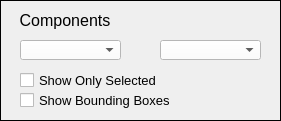
         <widget class="QFrame" name="frame">
          <property name="geometry">
           <rect>
            <x>70</x>
            <y>50</y>
            <width>281</width>
            <height>121</height>
           </rect>
          </property>
          <property name="frameShape">
           <enum>QFrame::Panel</enum>
          </property>
          <property name="frameShadow">
           <enum>QFrame::Plain</enum>
          </property>
          <property name="lineWidth">
           <number>1</number>
          </property>
          <widget class="QComboBox" name="ComponentTwo">
           <property name="geometry">
            <rect>
             <x>160</x>
             <y>40</y>
             <width>101</width>
             <height>20</height>
            </rect>
           </property>
           <property name="palette">
            <palette>
             <active>
              <colorrole role="WindowText">
               <brush brushstyle="SolidPattern">
                <color alpha="255">
                 <red>0</red>
                 <green>0</green>
                 <blue>0</blue>
                </color>
               </brush>
              </colorrole>
              <colorrole role="Button">
               <brush brushstyle="SolidPattern">
                <color alpha="255">
                 <red>255</red>
                 <green>255</green>
                 <blue>255</blue>
                </color>
               </brush>
              </colorrole>
              <colorrole role="Light">
               <brush brushstyle="SolidPattern">
                <color alpha="255">
                 <red>255</red>
                 <green>255</green>
                 <blue>255</blue>
                </color>
               </brush>
              </colorrole>
              <colorrole role="Midlight">
               <brush brushstyle="SolidPattern">
                <color alpha="255">
                 <red>255</red>
                 <green>255</green>
                 <blue>255</blue>
                </color>
               </brush>
              </colorrole>
              <colorrole role="Dark">
               <brush brushstyle="SolidPattern">
                <color alpha="255">
                 <red>127</red>
                 <green>127</green>
                 <blue>127</blue>
                </color>
               </brush>
              </colorrole>
              <colorrole role="Mid">
               <brush brushstyle="SolidPattern">
                <color alpha="255">
                 <red>170</red>
                 <green>170</green>
                 <blue>170</blue>
                </color>
               </brush>
              </colorrole>
              <colorrole role="Text">
               <brush brushstyle="SolidPattern">
                <color alpha="255">
                 <red>0</red>
                 <green>0</green>
                 <blue>0</blue>
                </color>
               </brush>
              </colorrole>
              <colorrole role="BrightText">
               <brush brushstyle="SolidPattern">
                <color alpha="255">
                 <red>255</red>
                 <green>255</green>
                 <blue>255</blue>
                </color>
               </brush>
              </colorrole>
              <colorrole role="ButtonText">
               <brush brushstyle="SolidPattern">
                <color alpha="255">
                 <red>0</red>
                 <green>0</green>
                 <blue>0</blue>
                </color>
               </brush>
              </colorrole>
              <colorrole role="Base">
               <brush brushstyle="SolidPattern">
                <color alpha="255">
                 <red>255</red>
                 <green>255</green>
                 <blue>255</blue>
                </color>
               </brush>
              </colorrole>
              <colorrole role="Window">
               <brush brushstyle="SolidPattern">
                <color alpha="255">
                 <red>255</red>
                 <green>255</green>
                 <blue>255</blue>
                </color>
               </brush>
              </colorrole>
              <colorrole role="Shadow">
               <brush brushstyle="SolidPattern">
                <color alpha="255">
                 <red>0</red>
                 <green>0</green>
                 <blue>0</blue>
                </color>
               </brush>
              </colorrole>
              <colorrole role="AlternateBase">
               <brush brushstyle="SolidPattern">
                <color alpha="255">
                 <red>255</red>
                 <green>255</green>
                 <blue>255</blue>
                </color>
               </brush>
              </colorrole>
              <colorrole role="ToolTipBase">
               <brush brushstyle="SolidPattern">
                <color alpha="255">
                 <red>255</red>
                 <green>255</green>
                 <blue>220</blue>
                </color>
               </brush>
              </colorrole>
              <colorrole role="ToolTipText">
               <brush brushstyle="SolidPattern">
                <color alpha="255">
                 <red>0</red>
                 <green>0</green>
                 <blue>0</blue>
                </color>
               </brush>
              </colorrole>
             </active>
             <inactive>
              <colorrole role="WindowText">
               <brush brushstyle="SolidPattern">
                <color alpha="255">
                 <red>0</red>
                 <green>0</green>
                 <blue>0</blue>
                </color>
               </brush>
              </colorrole>
              <colorrole role="Button">
               <brush brushstyle="SolidPattern">
                <color alpha="255">
                 <red>255</red>
                 <green>255</green>
                 <blue>255</blue>
                </color>
               </brush>
              </colorrole>
              <colorrole role="Light">
               <brush brushstyle="SolidPattern">
                <color alpha="255">
                 <red>255</red>
                 <green>255</green>
                 <blue>255</blue>
                </color>
               </brush>
              </colorrole>
              <colorrole role="Midlight">
               <brush brushstyle="SolidPattern">
                <color alpha="255">
                 <red>255</red>
                 <green>255</green>
                 <blue>255</blue>
                </color>
               </brush>
              </colorrole>
              <colorrole role="Dark">
               <brush brushstyle="SolidPattern">
                <color alpha="255">
                 <red>127</red>
                 <green>127</green>
                 <blue>127</blue>
                </color>
               </brush>
              </colorrole>
              <colorrole role="Mid">
               <brush brushstyle="SolidPattern">
                <color alpha="255">
                 <red>170</red>
                 <green>170</green>
                 <blue>170</blue>
                </color>
               </brush>
              </colorrole>
              <colorrole role="Text">
               <brush brushstyle="SolidPattern">
                <color alpha="255">
                 <red>0</red>
                 <green>0</green>
                 <blue>0</blue>
                </color>
               </brush>
              </colorrole>
              <colorrole role="BrightText">
               <brush brushstyle="SolidPattern">
                <color alpha="255">
                 <red>255</red>
                 <green>255</green>
                 <blue>255</blue>
                </color>
               </brush>
              </colorrole>
              <colorrole role="ButtonText">
               <brush brushstyle="SolidPattern">
                <color alpha="255">
                 <red>0</red>
                 <green>0</green>
                 <blue>0</blue>
                </color>
               </brush>
              </colorrole>
              <colorrole role="Base">
               <brush brushstyle="SolidPattern">
                <color alpha="255">
                 <red>255</red>
                 <green>255</green>
                 <blue>255</blue>
                </color>
               </brush>
              </colorrole>
              <colorrole role="Window">
               <brush brushstyle="SolidPattern">
                <color alpha="255">
                 <red>255</red>
                 <green>255</green>
                 <blue>255</blue>
                </color>
               </brush>
              </colorrole>
              <colorrole role="Shadow">
               <brush brushstyle="SolidPattern">
                <color alpha="255">
                 <red>0</red>
                 <green>0</green>
                 <blue>0</blue>
                </color>
               </brush>
              </colorrole>
              <colorrole role="AlternateBase">
               <brush brushstyle="SolidPattern">
                <color alpha="255">
                 <red>255</red>
                 <green>255</green>
                 <blue>255</blue>
                </color>
               </brush>
              </colorrole>
              <colorrole role="ToolTipBase">
               <brush brushstyle="SolidPattern">
                <color alpha="255">
                 <red>255</red>
                 <green>255</green>
                 <blue>220</blue>
                </color>
               </brush>
              </colorrole>
              <colorrole role="ToolTipText">
               <brush brushstyle="SolidPattern">
                <color alpha="255">
                 <red>0</red>
                 <green>0</green>
                 <blue>0</blue>
                </color>
               </brush>
              </colorrole>
             </inactive>
             <disabled>
              <colorrole role="WindowText">
               <brush brushstyle="SolidPattern">
                <color alpha="255">
                 <red>127</red>
                 <green>127</green>
                 <blue>127</blue>
                </color>
               </brush>
              </colorrole>
              <colorrole role="Button">
               <brush brushstyle="SolidPattern">
                <color alpha="255">
                 <red>255</red>
                 <green>255</green>
                 <blue>255</blue>
                </color>
               </brush>
              </colorrole>
              <colorrole role="Light">
               <brush brushstyle="SolidPattern">
                <color alpha="255">
                 <red>255</red>
                 <green>255</green>
                 <blue>255</blue>
                </color>
               </brush>
              </colorrole>
              <colorrole role="Midlight">
               <brush brushstyle="SolidPattern">
                <color alpha="255">
                 <red>255</red>
                 <green>255</green>
                 <blue>255</blue>
                </color>
               </brush>
              </colorrole>
              <colorrole role="Dark">
               <brush brushstyle="SolidPattern">
                <color alpha="255">
                 <red>127</red>
                 <green>127</green>
                 <blue>127</blue>
                </color>
               </brush>
              </colorrole>
              <colorrole role="Mid">
               <brush brushstyle="SolidPattern">
                <color alpha="255">
                 <red>170</red>
                 <green>170</green>
                 <blue>170</blue>
                </color>
               </brush>
              </colorrole>
              <colorrole role="Text">
               <brush brushstyle="SolidPattern">
                <color alpha="255">
                 <red>127</red>
                 <green>127</green>
                 <blue>127</blue>
                </color>
               </brush>
              </colorrole>
              <colorrole role="BrightText">
               <brush brushstyle="SolidPattern">
                <color alpha="255">
                 <red>255</red>
                 <green>255</green>
                 <blue>255</blue>
                </color>
               </brush>
              </colorrole>
              <colorrole role="ButtonText">
               <brush brushstyle="SolidPattern">
                <color alpha="255">
                 <red>127</red>
                 <green>127</green>
                 <blue>127</blue>
                </color>
               </brush>
              </colorrole>
              <colorrole role="Base">
               <brush brushstyle="SolidPattern">
                <color alpha="255">
                 <red>255</red>
                 <green>255</green>
                 <blue>255</blue>
                </color>
               </brush>
              </colorrole>
              <colorrole role="Window">
               <brush brushstyle="SolidPattern">
                <color alpha="255">
                 <red>255</red>
                 <green>255</green>
                 <blue>255</blue>
                </color>
               </brush>
              </colorrole>
              <colorrole role="Shadow">
               <brush brushstyle="SolidPattern">
                <color alpha="255">
                 <red>0</red>
                 <green>0</green>
                 <blue>0</blue>
                </color>
               </brush>
              </colorrole>
              <colorrole role="AlternateBase">
               <brush brushstyle="SolidPattern">
                <color alpha="255">
                 <red>255</red>
                 <green>255</green>
                 <blue>255</blue>
                </color>
               </brush>
              </colorrole>
              <colorrole role="ToolTipBase">
               <brush brushstyle="SolidPattern">
                <color alpha="255">
                 <red>255</red>
                 <green>255</green>
                 <blue>220</blue>
                </color>
               </brush>
              </colorrole>
              <colorrole role="ToolTipText">
               <brush brushstyle="SolidPattern">
                <color alpha="255">
                 <red>0</red>
                 <green>0</green>
                 <blue>0</blue>
                </color>
               </brush>
              </colorrole>
             </disabled>
            </palette>
           </property>
          </widget>
          <widget class="QComboBox" name="ComponentOne">
           <property name="geometry">
            <rect>
             <x>20</x>
             <y>40</y>
             <width>101</width>
             <height>20</height>
            </rect>
           </property>
           <property name="palette">
            <palette>
             <active>
              <colorrole role="WindowText">
               <brush brushstyle="SolidPattern">
                <color alpha="255">
                 <red>0</red>
                 <green>0</green>
                 <blue>0</blue>
                </color>
               </brush>
              </colorrole>
              <colorrole role="Button">
               <brush brushstyle="SolidPattern">
                <color alpha="255">
                 <red>255</red>
                 <green>255</green>
                 <blue>255</blue>
                </color>
               </brush>
              </colorrole>
              <colorrole role="Light">
               <brush brushstyle="SolidPattern">
                <color alpha="255">
                 <red>255</red>
                 <green>255</green>
                 <blue>255</blue>
                </color>
               </brush>
              </colorrole>
              <colorrole role="Midlight">
               <brush brushstyle="SolidPattern">
                <color alpha="255">
                 <red>255</red>
                 <green>255</green>
                 <blue>255</blue>
                </color>
               </brush>
              </colorrole>
              <colorrole role="Dark">
               <brush brushstyle="SolidPattern">
                <color alpha="255">
                 <red>127</red>
                 <green>127</green>
                 <blue>127</blue>
                </color>
               </brush>
              </colorrole>
              <colorrole role="Mid">
               <brush brushstyle="SolidPattern">
                <color alpha="255">
                 <red>170</red>
                 <green>170</green>
                 <blue>170</blue>
                </color>
               </brush>
              </colorrole>
              <colorrole role="Text">
               <brush brushstyle="SolidPattern">
                <color alpha="255">
                 <red>0</red>
                 <green>0</green>
                 <blue>0</blue>
                </color>
               </brush>
              </colorrole>
              <colorrole role="BrightText">
               <brush brushstyle="SolidPattern">
                <color alpha="255">
                 <red>255</red>
                 <green>255</green>
                 <blue>255</blue>
                </color>
               </brush>
              </colorrole>
              <colorrole role="ButtonText">
               <brush brushstyle="SolidPattern">
                <color alpha="255">
                 <red>0</red>
                 <green>0</green>
                 <blue>0</blue>
                </color>
               </brush>
              </colorrole>
              <colorrole role="Base">
               <brush brushstyle="SolidPattern">
                <color alpha="255">
                 <red>255</red>
                 <green>255</green>
                 <blue>255</blue>
                </color>
               </brush>
              </colorrole>
              <colorrole role="Window">
               <brush brushstyle="SolidPattern">
                <color alpha="255">
                 <red>255</red>
                 <green>255</green>
                 <blue>255</blue>
                </color>
               </brush>
              </colorrole>
              <colorrole role="Shadow">
               <brush brushstyle="SolidPattern">
                <color alpha="255">
                 <red>0</red>
                 <green>0</green>
                 <blue>0</blue>
                </color>
               </brush>
              </colorrole>
              <colorrole role="AlternateBase">
               <brush brushstyle="SolidPattern">
                <color alpha="255">
                 <red>255</red>
                 <green>255</green>
                 <blue>255</blue>
                </color>
               </brush>
              </colorrole>
              <colorrole role="ToolTipBase">
               <brush brushstyle="SolidPattern">
                <color alpha="255">
                 <red>255</red>
                 <green>255</green>
                 <blue>220</blue>
                </color>
               </brush>
              </colorrole>
              <colorrole role="ToolTipText">
               <brush brushstyle="SolidPattern">
                <color alpha="255">
                 <red>0</red>
                 <green>0</green>
                 <blue>0</blue>
                </color>
               </brush>
              </colorrole>
             </active>
             <inactive>
              <colorrole role="WindowText">
               <brush brushstyle="SolidPattern">
                <color alpha="255">
                 <red>0</red>
                 <green>0</green>
                 <blue>0</blue>
                </color>
               </brush>
              </colorrole>
              <colorrole role="Button">
               <brush brushstyle="SolidPattern">
                <color alpha="255">
                 <red>255</red>
                 <green>255</green>
                 <blue>255</blue>
                </color>
               </brush>
              </colorrole>
              <colorrole role="Light">
               <brush brushstyle="SolidPattern">
                <color alpha="255">
                 <red>255</red>
                 <green>255</green>
                 <blue>255</blue>
                </color>
               </brush>
              </colorrole>
              <colorrole role="Midlight">
               <brush brushstyle="SolidPattern">
                <color alpha="255">
                 <red>255</red>
                 <green>255</green>
                 <blue>255</blue>
                </color>
               </brush>
              </colorrole>
              <colorrole role="Dark">
               <brush brushstyle="SolidPattern">
                <color alpha="255">
                 <red>127</red>
                 <green>127</green>
                 <blue>127</blue>
                </color>
               </brush>
              </colorrole>
              <colorrole role="Mid">
               <brush brushstyle="SolidPattern">
                <color alpha="255">
                 <red>170</red>
                 <green>170</green>
                 <blue>170</blue>
                </color>
               </brush>
              </colorrole>
              <colorrole role="Text">
               <brush brushstyle="SolidPattern">
                <color alpha="255">
                 <red>0</red>
                 <green>0</green>
                 <blue>0</blue>
                </color>
               </brush>
              </colorrole>
              <colorrole role="BrightText">
               <brush brushstyle="SolidPattern">
                <color alpha="255">
                 <red>255</red>
                 <green>255</green>
                 <blue>255</blue>
                </color>
               </brush>
              </colorrole>
              <colorrole role="ButtonText">
               <brush brushstyle="SolidPattern">
                <color alpha="255">
                 <red>0</red>
                 <green>0</green>
                 <blue>0</blue>
                </color>
               </brush>
              </colorrole>
              <colorrole role="Base">
               <brush brushstyle="SolidPattern">
                <color alpha="255">
                 <red>255</red>
                 <green>255</green>
                 <blue>255</blue>
                </color>
               </brush>
              </colorrole>
              <colorrole role="Window">
               <brush brushstyle="SolidPattern">
                <color alpha="255">
                 <red>255</red>
                 <green>255</green>
                 <blue>255</blue>
                </color>
               </brush>
              </colorrole>
              <colorrole role="Shadow">
               <brush brushstyle="SolidPattern">
                <color alpha="255">
                 <red>0</red>
                 <green>0</green>
                 <blue>0</blue>
                </color>
               </brush>
              </colorrole>
              <colorrole role="AlternateBase">
               <brush brushstyle="SolidPattern">
                <color alpha="255">
                 <red>255</red>
                 <green>255</green>
                 <blue>255</blue>
                </color>
               </brush>
              </colorrole>
              <colorrole role="ToolTipBase">
               <brush brushstyle="SolidPattern">
                <color alpha="255">
                 <red>255</red>
                 <green>255</green>
                 <blue>220</blue>
                </color>
               </brush>
              </colorrole>
              <colorrole role="ToolTipText">
               <brush brushstyle="SolidPattern">
                <color alpha="255">
                 <red>0</red>
                 <green>0</green>
                 <blue>0</blue>
                </color>
               </brush>
              </colorrole>
             </inactive>
             <disabled>
              <colorrole role="WindowText">
               <brush brushstyle="SolidPattern">
                <color alpha="255">
                 <red>127</red>
                 <green>127</green>
                 <blue>127</blue>
                </color>
               </brush>
              </colorrole>
              <colorrole role="Button">
               <brush brushstyle="SolidPattern">
                <color alpha="255">
                 <red>255</red>
                 <green>255</green>
                 <blue>255</blue>
                </color>
               </brush>
              </colorrole>
              <colorrole role="Light">
               <brush brushstyle="SolidPattern">
                <color alpha="255">
                 <red>255</red>
                 <green>255</green>
                 <blue>255</blue>
                </color>
               </brush>
              </colorrole>
              <colorrole role="Midlight">
               <brush brushstyle="SolidPattern">
                <color alpha="255">
                 <red>255</red>
                 <green>255</green>
                 <blue>255</blue>
                </color>
               </brush>
              </colorrole>
              <colorrole role="Dark">
               <brush brushstyle="SolidPattern">
                <color alpha="255">
                 <red>127</red>
                 <green>127</green>
                 <blue>127</blue>
                </color>
               </brush>
              </colorrole>
              <colorrole role="Mid">
               <brush brushstyle="SolidPattern">
                <color alpha="255">
                 <red>170</red>
                 <green>170</green>
                 <blue>170</blue>
                </color>
               </brush>
              </colorrole>
              <colorrole role="Text">
               <brush brushstyle="SolidPattern">
                <color alpha="255">
                 <red>127</red>
                 <green>127</green>
                 <blue>127</blue>
                </color>
               </brush>
              </colorrole>
              <colorrole role="BrightText">
               <brush brushstyle="SolidPattern">
                <color alpha="255">
                 <red>255</red>
                 <green>255</green>
                 <blue>255</blue>
                </color>
               </brush>
              </colorrole>
              <colorrole role="ButtonText">
               <brush brushstyle="SolidPattern">
                <color alpha="255">
                 <red>127</red>
                 <green>127</green>
                 <blue>127</blue>
                </color>
               </brush>
              </colorrole>
              <colorrole role="Base">
               <brush brushstyle="SolidPattern">
                <color alpha="255">
                 <red>255</red>
                 <green>255</green>
                 <blue>255</blue>
                </color>
               </brush>
              </colorrole>
              <colorrole role="Window">
               <brush brushstyle="SolidPattern">
                <color alpha="255">
                 <red>255</red>
                 <green>255</green>
                 <blue>255</blue>
                </color>
               </brush>
              </colorrole>
              <colorrole role="Shadow">
               <brush brushstyle="SolidPattern">
                <color alpha="255">
                 <red>0</red>
                 <green>0</green>
                 <blue>0</blue>
                </color>
               </brush>
              </colorrole>
              <colorrole role="AlternateBase">
               <brush brushstyle="SolidPattern">
                <color alpha="255">
                 <red>255</red>
                 <green>255</green>
                 <blue>255</blue>
                </color>
               </brush>
              </colorrole>
              <colorrole role="ToolTipBase">
               <brush brushstyle="SolidPattern">
                <color alpha="255">
                 <red>255</red>
                 <green>255</green>
                 <blue>220</blue>
                </color>
               </brush>
              </colorrole>
              <colorrole role="ToolTipText">
               <brush brushstyle="SolidPattern">
                <color alpha="255">
                 <red>0</red>
                 <green>0</green>
                 <blue>0</blue>
                </color>
               </brush>
              </colorrole>
             </disabled>
            </palette>
           </property>
          </widget>
          <widget class="QLabel" name="DisplayOptions_3">
           <property name="geometry">
            <rect>
             <x>0</x>
             <y>10</y>
             <width>130</width>
             <height>20</height>
            </rect>
           </property>
           <property name="minimumSize">
            <size>
             <width>130</width>
             <height>20</height>
            </size>
           </property>
           <property name="font">
            <font>
             <pointsize>12</pointsize>
            </font>
           </property>
           <property name="text">
            <string>Components</string>
           </property>
           <property name="alignment">
            <set>Qt::AlignCenter</set>
           </property>
          </widget>
          <widget class="QCheckBox" name="showOnlySelectedButton">
           <property name="geometry">
            <rect>
             <x>20</x>
             <y>70</y>
             <width>140</width>
             <height>20</height>
            </rect>
           </property>
           <property name="minimumSize">
            <size>
             <width>140</width>
             <height>0</height>
            </size>
           </property>
           <property name="font">
            <font>
             <pointsize>10</pointsize>
            </font>
           </property>
           <property name="text">
            <string>Show Only Selected</string>
           </property>
           <property name="checked">
            <bool>false</bool>
           </property>
          </widget>
          <widget class="QCheckBox" name="showBoundingBoxesButton">
           <property name="geometry">
            <rect>
             <x>20</x>
             <y>90</y>
             <width>150</width>
             <height>20</height>
            </rect>
           </property>
           <property name="minimumSize">
            <size>
             <width>150</width>
             <height>0</height>
            </size>
           </property>
           <property name="font">
            <font>
             <pointsize>10</pointsize>
            </font>
           </property>
           <property name="text">
            <string>Show Bounding Boxes</string>
           </property>
           <property name="checked">
            <bool>false</bool>
           </property>
          </widget>
         </widget>
